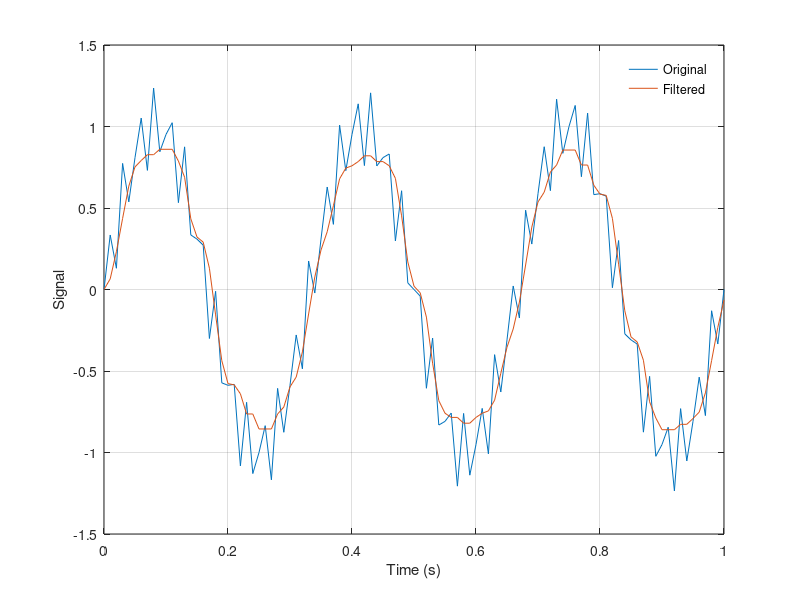

MATLAB code for this plot:
% playful me 

%% visualize array to image

% C = [0 2 4 6; 8 10 12 14; 16 18 20 22];
% image(C)
% colorbar
% 
% disp('Press any key to continue');
% pause;
% clc;
% %%
% x = linspace(-pi,pi);
% y1 = sin(x);
% y2 = cos(x);
% 
% plot(x,y1,'r-')
% hold on
% plot(x,y2,'b-')
% 
% hold off
% y3 = sin(2*x);
% plot(x,y3)
% %%
% ax1 = subplot(2,1,1);
% x = linspace(0,2*pi);
% y1 = sin(x);
% plot(x,y1)
% 
% ax2 = subplot(2,1,2);
% y2 = cos(x);
% plot(x,y2)
% 
% hold(ax1,'on')
% y3 = sin(2*x);
% plot(ax1,x,y3)
% 
% a=[1:100];
% 
% figure;
% h=plot(1,a(1));
% for i=2:100
%   set(h,'XData',[1:i])
%   set(h,'YData',a(1:i))
%   refreshdata
%   drawnow
% end


    %% depth sensor --->  
    %% The idea is to use it as a mask to bring forth the hand pixels
    %% and distinguish them from the background (not sure if needed)
    
    % ------- DOES NOT SHOW GOOD ACCURACY - Can't distinguish hand -------%
%     
%     max_depth = max(max(S.Frame.Depth));
%     
%     rhand_g = (S.Frame.Depth(d(2):a(2),a(1):b(1),:) >= max_depth - 2).* rhand_g;
%     
%    


%% 3-dimensional data in MATLAB

% red = [1 22; 239 7];
% green = [6 6; 208 6];
% blue = [1 1; 207 3];
% 
% truecolor_image = cat(3, red, green, blue);
% image(truecolor_image)
% axis equal % Display the image using square pixels
% 
% 
% 
% p1 = [2,2,3];
% p2 = [2,2,3];
% p3 = [2,2,3];
% p4 = [2,2,3];
% 
% p = [p1;p2;p3;p4; p1];
% figure;
% line(p(:,1), p(:,2), p(:,3));
% 
% 

% 
% 
% a = -1 : .1 : 0;
% b = 1 : -.1 : 0;
% c = b;
% plot3(a, b, c) 



fs = 100;
t = 0:1/fs:1;
x = sin(2*pi*t*3)+0.25*sin(2*pi*t*40);
y = medfilt1(x,10);
figure,clf
plot(t,x,t,y),grid on
xlabel 'Time (s)',ylabel Signal
legend('Original','Filtered')
legend boxoff

